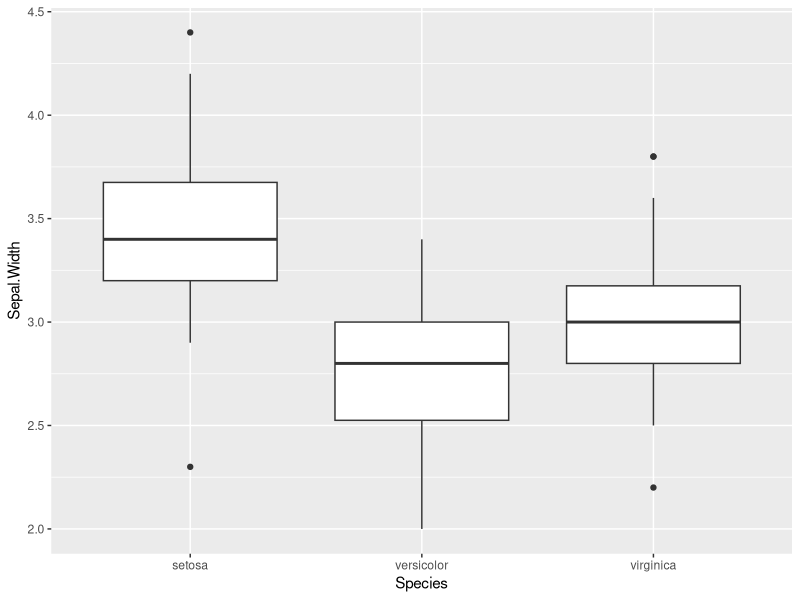

Recreate this plot in R.
## Random bits and bobs

data(iris)
iris$Species ## the categorical variable
levels(iris$Species)

# ggplot ------------------------------------------------------------------
library(ggplot2)

ggplot(data = iris, aes(x = Species, y = Sepal.Width)) +
  geom_boxplot()

## change the order
is.factor(iris$Species)
levels(iris$Species) # the order the categories are plotted in

# need to make a new vector in the order you want it plotted
l <- c("virginica", "versicolor", "setosa" ) # write them out yourself
l <- rev(levels(iris$Species)) 

# or by some order from the data
# e.g. here, ordered by the mean
library(dplyr)
iris %>%
  select(Sepal.Width, Species) %>%
  group_by(Species) %>%
  summarise(mean(Sepal.Width))
# here the order of the species is right

# use the function 'pull'
l <- iris %>%
  select(Sepal.Width, Species) %>%
  group_by(Species) %>%
  summarise(m = mean(Sepal.Width)) %>%
  arrange(m) %>%
  select(Species) %>%
  pull() %>%
  as.vector() # needs to be a vector. if you skip in this example it will be wrong



# then set the levels in your initial data
iris$Species <- factor(iris$Species, levels = l)
